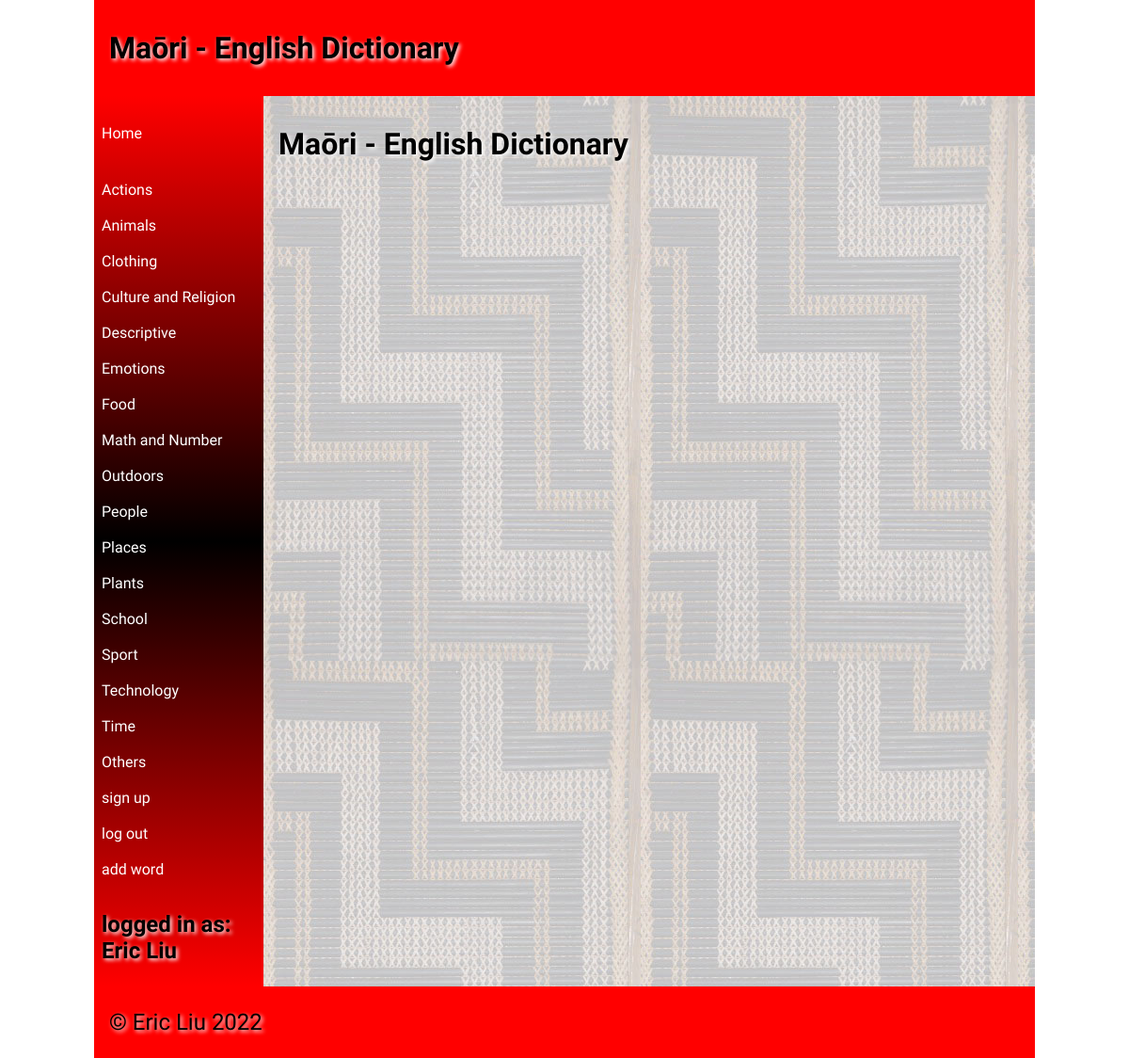
/ (signed in), run on the app's committed database.
### tables this page shows
CREATE TABLE Category
(
	id integer
		constraint Category_pk
			primary key autoincrement,
	Category varchar(30)
);

CREATE TABLE "customer"
(
	id integer
		constraint customer_pk
			primary key autoincrement,
	fname varchar(30),
	lname varchar(30),
	email varchar(60),
	password char(60)
, teacher varchar(30));

### app.py (the view)
@app.route('/')
def render_homepage():
    con = create_connection(DB_NAME)
    query = "SELECT Category, id FROM Category"
    cur = con.cursor()
    cur.execute(query)
    Category_list = cur.fetchall()
    con.close()
    email = session.get("email")
    query4 = "SELECT fname, lname, teacher FROM customer WHERE email=?"
    con4 = create_connection(DB_NAME)
    cur4 = con4.cursor()
    cur4.execute(query4, (email,))
    User_list = cur4.fetchall()
    con4.close()
    return render_template('home.html', Categorys=Category_list, Users=User_list, teacher=is_teacher(),
                           logged_in=is_logged_in())

### app.py (called while the page is built)
def create_connection(db_file):
    try:
        connection = sqlite3.connect(db_file)
        return connection
    except Error as e:
        print(e)
    return None

def is_logged_in():
    if session.get("email") is None:
        print("not logged in")
        return False
    else:
        print("logged in")
        return True

def is_teacher():
    if session.get("teacher") is None:
        print("not teacher")
        return False
    else:
        print("teacher")
        return True

### templates/home.html (shortened to what this page needs)
{% extends 'base.html' %}
{% block heading %}Maōri - English Dictionary{% endblock %}
{% block main %}
<div><h1>Maōri - English Dictionary</h1></div>
{% endblock %}

### templates/base.html (shortened to what this page needs)
<!doctype html>
<html lang="en">
<head>
	<link href="{{ url_for('static', filename='css/style.css') }}" rel="stylesheet">
</head>
<body>
	<div id="container">
		<header>
			<h1>{% block heading %}{% endblock %}</h1>
		</header>
		<nav>
			<ul>
                <li><a href="\">Home</a></li>
				<br><br>
				<div class="Categorys">
    {% for Category in Categorys %}
         <div class="product-box">
             <a href="/word/{{Category[0]}}/{{Category[1]}}">{{Category[0]}}</a>
			 <br><br>
         </div>
         {% endfor %}
    </div>
				<a href="/signup">sign up</a>
				<br><br>
				{% if logged_in %}
				<a href="/logout">log out</a>
				{% else %}
				<a href="/login">log in</a>
				{% endif %}
				<br><br>
				{% for User in Users %}
				{% if teacher %}
				<a href="/edit">add word</a>
				{% endif %}
				{% endfor %}
				<br><br>
				{% for User in Users %}
			<div class="product-box">
				{% if logged_in %}
				<h1><strong>logged in as: {{User[0]}} {{User[1]}}</strong></h1>
			</div>
				{% endif %}
				{% endfor %}
			</ul>
		</nav>
		<main>
            {% block main%}{% endblock %}
        </main>
		<footer>
			<p>
				&copy; Eric Liu 2022
			</p>
		</footer>
	</div>
</body>
</html>

### static/css/style.css (style rules this page uses)
* { font-family: Comfortaa, sans-serif; margin: 0; padding: 0; box-sizing: border-box; }
#container { display: grid; grid-template-columns: 75px auto; grid-template-areas: 'nav header' 'main main' 'footer footer'; }
header { grid-area: header; background-color: #f00; padding: 1rem; }
nav { grid-area: nav; }
main { grid-area: main; padding: 1rem; background-color: #edd; }
h1, h2, h3, h4 { padding: 1rem 0; font-family: 'Suez One', serif; color: #000; text-shadow: 2px 2px 4px #fff; }
p { padding: 0.5rem 0; }
a { color: #222; }
footer { grid-area: footer; padding: 1rem; background-color: #f00; }
footer p { color: #000; text-shadow: 2px 2px 4px #fff; font-size: 1.5rem; }
@media only screen and (min-width: 768px) { #container { grid-template-columns: 180px auto; grid-template-areas: 'header header' 'nav main' 'footer footer'; } }
@media only screen and (min-width: 768px) { nav { background: linear-gradient(180deg, rgba(255,0,0,1) 0%, rgba(0, 0, 0, 1) 50%, rgba(255,0,0,1) 100%); padding: 0.5rem; } }
@media only screen and (min-width: 768px) { nav ul { list-style: none; } }
@media only screen and (min-width: 768px) { nav li { padding: 0.2rem 0; } }
@media only screen and (min-width: 768px) { nav a { color: #fff; text-decoration: none; } }
@media only screen and (min-width: 768px) { main { background-image: url('/static/images/poutama.jpg'); } }
@media only screen and (min-width: 1000px) { #container { width: 1000px; margin: auto; } }

### data on the page
Category: Category "Actions"
Category: Category "Animals"
Category: Category "Clothing"
Category: Category "Culture and Religion"
Category: Category "Descriptive"
Category: Category "Emotions"
Category: Category "Food"
Category: Category "Math and Number"
Category: Category "Outdoors"
Category: Category "People"
Category: Category "Places"
Category: Category "Plants"
Category: Category "School"
Category: Category "Sport"
Category: Category "Technology"
Category: Category "Time"
Category: Category "Others"
customer: fname "Eric", lname "Liu"
